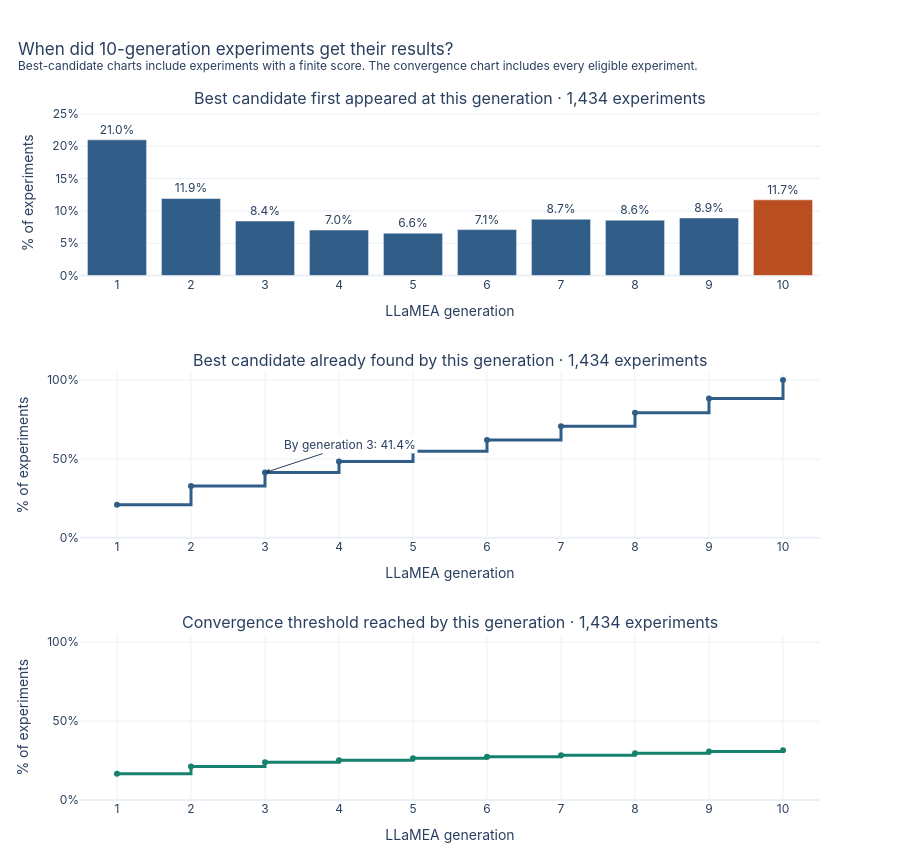

Source (notebook cell):
### Markdown cell above
## When did experiments find their best candidate?

One **experiment** (also called a run) is one LLaMEA attempt at a fixed problem and configuration. A **generation** is one candidate attempt within that experiment. Each percentage counts experiments, with the denominator shown on the chart.

The bars answer **“At which generation did the best candidate first appear?”** The lines answer **“How many experiments had reached this outcome by that generation?”** For example, “by generation 3” includes generations 1, 2, and 3. Best candidate means the lowest error observed within the experiment. Reaching the convergence threshold is tracked separately using the recorded convergence flag.

### Code cell
ten = analysis.distribution[
    (analysis.distribution["generations"] == 10) & analysis.distribution["model"].isna()
]

if ten.empty:
    print("No completed 10-generation experiments with all generations recorded.")
else:
    totals = analysis.summary[
        (analysis.summary["generations"] == 10) & analysis.summary["model"].isna()
    ].iloc[0]
    valid = int(totals["valid"])
    eligible = int(totals["experiments"])
    example = ten.loc[ten["generation"] == 3].iloc[0]
    generation_figure = make_subplots(
        rows=3,
        cols=1,
        vertical_spacing=0.14,
        subplot_titles=(
            f"Best candidate first appeared at this generation · {valid:,} experiments",
            f"Best candidate already found by this generation · {valid:,} experiments",
            f"Convergence threshold reached by this generation · {eligible:,} experiments",
        ),
    )
    generation_figure.add_bar(
        x=ten["generation"],
        y=ten["best_fraction"],
        customdata=ten["best_count"],
        text=ten["best_fraction"],
        texttemplate="%{text:.1%}",
        textposition="outside",
        marker_color=["#315d89"] * 9 + ["#b94e21"],
        hovertemplate=(
            "At generation %{x}<br>%{customdata:,} of "
            f"{valid:,} experiments (%{{y:.1%}})<extra></extra>"
        ),
        row=1,
        col=1,
    )
    for row, column, count_column, denominator, color in (
        (2, "cumulative_best_fraction", "best_count", valid, "#315d89"),
        (3, "cumulative_converged_fraction", "converged_count", eligible, "#16826d"),
    ):
        generation_figure.add_scatter(
            x=ten["generation"],
            y=ten[column],
            customdata=ten[count_column].cumsum(),
            mode="lines+markers",
            line=dict(color=color, width=3, shape="hv"),
            hovertemplate=(
                "By generation %{x}<br>%{customdata:,} of "
                f"{denominator:,} experiments (%{{y:.1%}})<extra></extra>"
            ),
            row=row,
            col=1,
        )
        generation_figure.update_yaxes(range=[0, 1.05], row=row, col=1)
    if valid:
        generation_figure.add_annotation(
            x=3,
            y=example["cumulative_best_fraction"],
            text=f"By generation 3: {example['cumulative_best_fraction']:.1%}",
            arrowhead=2,
            ax=85,
            ay=-28,
            bgcolor="white",
            row=2,
            col=1,
        )
    generation_figure.update_xaxes(
        title_text="LLaMEA generation", dtick=1, range=[0.5, 10.5], fixedrange=True
    )
    generation_figure.update_yaxes(title_text="% of experiments", tickformat=".0%")
    generation_figure.update_yaxes(
        range=[0, max(0.05, ten["best_fraction"].max() * 1.22)] if valid else [0, 1],
        row=1,
        col=1,
    )
    generation_figure.update_layout(
        title=dict(
            text=(
                "When did 10-generation experiments get their results?"
                "<br><sup>Best-candidate charts include experiments with a finite score. "
                "The convergence chart includes every eligible experiment.</sup>"
            ),
            x=0.02,
        ),
        height=855,
        margin=dict(t=110, b=55),
        template="plotly_white",
        font_family=FONT_FAMILY,
        showlegend=False,
    )
    display(generation_figure)

### Figure 1 — Plotly figure (JSON) as saved in the notebook; plotly's stock layout.template omitted (floating-point values rounded to 4 significant figures)
{"data": [{"customdata": [301, 171, 121, 101, 94, 102, 125, 123, 128, 168], "hovertemplate": "At generation %{x}<br>%{customdata:,} of 1,434 experiments (%{y:.1%})<extra></extra>", "marker": {"color": ["#315d89", "#315d89", "#315d89", "#315d89", "#315d89", "#315d89", "#315d89", "#315d89", "#315d89", "#b94e21"]}, "text": [0.2099, 0.1192, 0.08438, 0.07043, 0.06555, 0.07113, 0.08717, 0.08577, 0.08926, 0.1172], "textposition": "outside", "texttemplate": "%{text:.1%}", "type": "bar", "x": [1, 2, 3, 4, 5, 6, 7, 8, 9, 10], "xaxis": "x", "y": [0.2099, 0.1192, 0.08438, 0.07043, 0.06555, 0.07113, 0.08717, 0.08577, 0.08926, 0.1172], "yaxis": "y"}, {"customdata": [301, 472, 593, 694, 788, 890, 1015, 1138, 1266, 1434], "hovertemplate": "By generation %{x}<br>%{customdata:,} of 1,434 experiments (%{y:.1%})<extra></extra>", "line": {"color": "#315d89", "shape": "hv", "width": 3}, "mode": "lines+markers", "type": "scatter", "x": [1, 2, 3, 4, 5, 6, 7, 8, 9, 10], "xaxis": "x2", "y": [0.2099, 0.3291, 0.4135, 0.484, 0.5495, 0.6206, 0.7078, 0.7936, 0.8828, 1.0], "yaxis": "y2"}, {"customdata": [238, 305, 344, 362, 379, 394, 408, 426, 440, 452], "hovertemplate": "By generation %{x}<br>%{customdata:,} of 1,434 experiments (%{y:.1%})<extra></extra>", "line": {"color": "#16826d", "shape": "hv", "width": 3}, "mode": "lines+markers", "type": "scatter", "x": [1, 2, 3, 4, 5, 6, 7, 8, 9, 10], "xaxis": "x3", "y": [0.166, 0.2127, 0.2399, 0.2524, 0.2643, 0.2748, 0.2845, 0.2971, 0.3068, 0.3152], "yaxis": "y3"}], "layout": {"annotations": [{"font": {"size": 16}, "showarrow": false, "text": "Best candidate first appeared at this generation · 1,434 experiments", "x": 0.5, "xanchor": "center", "xref": "paper", "y": 1, "yanchor": "bottom", "yref": "paper"}, {"font": {"size": 16}, "showarrow": false, "text": "Best candidate already found by this generation · 1,434 experiments", "x": 0.5, "xanchor": "center", "xref": "paper", "y": 0.62, "yanchor": "bottom", "yref": "paper"}, {"font": {"size": 16}, "showarrow": false, "text": "Convergence threshold reached by this generation · 1,434 experiments", "x": 0.5, "xanchor": "center", "xref": "paper", "y": 0.24, "yanchor": "bottom", "yref": "paper"}, {"arrowhead": 2, "ax": 85, "ay": -28, "bgcolor": "white", "text": "By generation 3: 41.4%", "x": 3, "xref": "x2", "y": 0.4135, "yref": "y2"}], "font": {"family": "Inter, -apple-system, BlinkMacSystemFont, Arial, sans-serif"}, "height": 855, "margin": {"b": 55, "t": 110}, "showlegend": false, "title": {"text": "When did 10-generation experiments get their results?<br><sup>Best-candidate charts include experiments with a finite score. The convergence chart includes every eligible experiment.</sup>", "x": 0.02}, "xaxis": {"anchor": "y", "domain": [0, 1], "dtick": 1, "fixedrange": true, "range": [0.5, 10.5], "title": {"text": "LLaMEA generation"}}, "xaxis2": {"anchor": "y2", "domain": [0, 1], "dtick": 1, "fixedrange": true, "range": [0.5, 10.5], "title": {"text": "LLaMEA generation"}}, "xaxis3": {"anchor": "y3", "domain": [0, 1], "dtick": 1, "fixedrange": true, "range": [0.5, 10.5], "title": {"text": "LLaMEA generation"}}, "yaxis": {"anchor": "x", "domain": [0.76, 1], "range": [0, 0.2561], "tickformat": ".0%", "title": {"text": "% of experiments"}}, "yaxis2": {"anchor": "x2", "domain": [0.38, 0.62], "range": [0, 1.05], "tickformat": ".0%", "title": {"text": "% of experiments"}}, "yaxis3": {"anchor": "x3", "domain": [0, 0.24], "range": [0, 1.05], "tickformat": ".0%", "title": {"text": "% of experiments"}}}}
